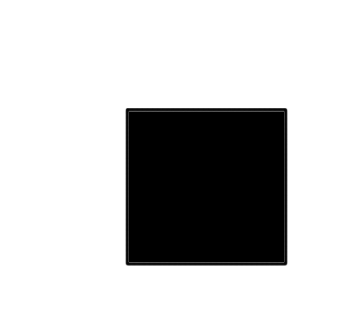
#> input picture image_processing/ipython notebooks/sample images/sample_image_6.png, 344 x 336 px, given in place of sample_image_6.jpg, which was not available
$ python image_processing_mark2.py
#> lines starting #> are read from the running program, lines starting #| are printed output that depends on the picture; after the words box and inside, x2 and y2 are one past the last pixel; in counts of white or black regions, pixels touching at a corner belong together; pictures that were not available may be replaced by others from this repository, and a replacement may not be noted
import cv2
import numpy as np
from PIL import Image

class image_processing() :

    def __init__(self) :
        self.gaussian_smoothing_kernel = [273,
        [[1,4 ,7 ,4 ,1],
         [4,16,26,16,4],
         [7,26,41,26,7],
         [4,16,26,16,4],
         [1,4 ,7 ,4 ,1]]]

        self.edge_detection_kernel = [1,
        [[-1,-1,-1],
         [-1, 8,-1],
         [-1,-1,-1]]]

        self.vertical_edge_detection_kernel = [1,
        [[-1,0,1],
         [-1,0,1],
         [-1,0,1]]]

        self.horizontal_edge_detection_kernel = [1,
        [[ 1, 1, 1],
         [ 0, 0, 0],
         [-1,-1,-1]]]

        self.testing_kernel = [23,
        [[-2,-2,-2,-2,-2,-2,-2,-2,-2],
         [-2,-1,-1,-1,-1,-1,-1,-1,-2],
         [-2,-1, 3, 3, 3, 3, 3,-1,-2],
         [-2,-1, 3, 2, 2, 2, 3,-1,-2],
         [-2,-1, 3, 2, 1, 2, 3,-1,-2],
         [-2,-1, 3, 2, 2, 2, 3,-1,-2],
         [-2,-1, 3, 3, 3, 3, 3,-1,-2],
         [-2,-1,-1,-1,-1,-1,-1,-1,-2],
         [-2,-2,-2,-2,-2,-2,-2,-2,-2]]]

        #---------testing-----------
        count = 0
        for row in self.testing_kernel[1] :
            for element in row :
                count += element
#> further down, image is the input picture: shape (336, 344); min 0, max 255, mean 199.5
        print(count)
        #--------------------------

    # [25 lines left out: functions greyscale_to_bnw, gaussian_filter, not called in this run]

    def edge_detection(self,image) :
        edge_detected_image = self.convolution(image,self.edge_detection_kernel[1])
        return edge_detected_image

    # [12 lines left out: function smoothened_edge_detection, not called in this run]

    def vertical_edge_detection(self,image) :
        #smoothened_edge_detection_image = self.convolution(self.gaussian_filter(image),self.vertical_edge_detection_kernel[1])
        smoothened_edge_detection_image = image
        return_image = []
        for row in smoothened_edge_detection_image :
            return_image.append([])
            for pixel in row :
                if(pixel < 50 or pixel > 200) :
                    return_image[-1].append(np.uint8(255))
                else :
                    return_image[-1].append(np.uint8(0))
#> after the loop, return_image = 336 items
        return np.array(return_image)
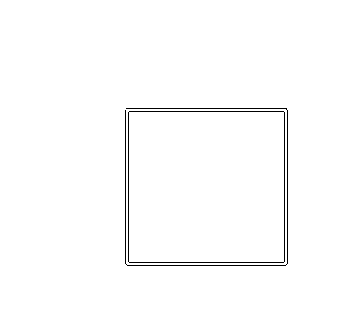
#> returned value: shape (336, 344); 98.9% white; black in thin lines or dots, all inside (x1, y1, x2, y2) = (125, 108, 288, 266)

    def horizontal_edge_detection(self,image) :
        #smoothened_edge_detection_image = self.convolution(self.gaussian_filter(image),self.horizontal_edge_detection_kernel[1])
        smoothened_edge_detection_image = image
        return_image = []
        for row in smoothened_edge_detection_image :
            return_image.append([])
            for pixel in row :
                if(pixel < 20 or pixel > 200) :
                    return_image[-1].append(np.uint8(255))
                else :
                    return_image[-1].append(pixel)
#> after the loop, return_image = 336 items
        return np.array(return_image)
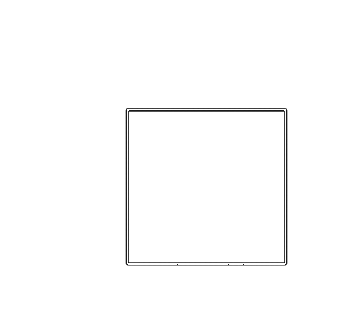
#> returned value: shape (336, 344); min 20, max 255, mean 252.5

    def combined_horizontal_and_vertical(self,image) :
        return_image  = []
        for row_vertical,row_horizontal in zip(self.vertical_edge_detection(image),self.horizontal_edge_detection(image)) :
            return_image.append([])
            for pixel_vertical,pixel_horizontal in zip(row_vertical,row_horizontal) :
                if(pixel_vertical < 50 or pixel_horizontal < 50) :
                    return_image[-1].append(np.uint8(0))
                else :
                    return_image[-1].append(np.uint8(255))
#> after the loop, return_image = 336 items

        #----------testing----------------
        # i = self.convolution(np.array(return_image),self.testing_kernel[1])
        # return_image = []
        # for row in i :
        #     return_image.append([])
        #     for pixel in row :
        #         if int(pixel) < 50 :
        #             return_image[-1].append(np.uint8(255))
        #         else :
        #             return_image[-1].append(np.uint8(0))
        # return(np.array(return_image))
        #---------------------------------

        return np.array(return_image)
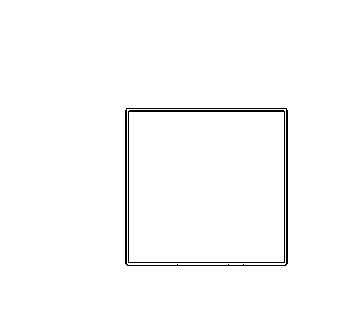
#> returned value: shape (336, 344); 98.5% white; black in thin lines or dots, all inside (x1, y1, x2, y2) = (125, 108, 288, 266)


    # [23 lines left out: function convolution, not called in this run]


impr = image_processing()
image = cv2.imread('sample_image_6.jpg',0)
cv2.imshow('image',image)
# [5 lines of commented-out code are left out]
cv2.imshow('vertical_edge_detection',impr.vertical_edge_detection(image))
cv2.imshow('horizontal_edge_detection',impr.horizontal_edge_detection(image))
cv2.imshow('combined_horizontal_and_vertical',impr.combined_horizontal_and_vertical(image))
cv2.waitKey(0)
cv2.destroyAllWindows()

$ run again, with image_processing/ipython notebooks/sample images/sample_image_3.png copied over image_processing/ipython notebooks/sample images/sample_image_6.png
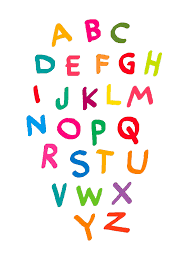
#> input picture image_processing/ipython notebooks/sample images/sample_image_3.png, 194 x 259 px, given in place of sample_image_6.jpg, which was not available
#> `image = cv2.imread('sample_image_6.jpg',0)`:
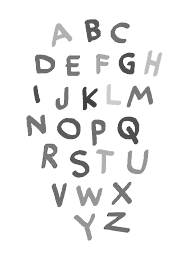
#> image: shape (259, 194); min 65, max 255, mean 240.7
#> after the loop in vertical_edge_detection, `for row in smoothened_edge_detection_image :`: return_image = 259 items
#> in vertical_edge_detection, `return np.array(return_image)`:
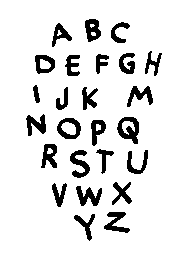
#> returned value: shape (259, 194); 89.6% white; 25 black regions, largest, box (x1, y1, x2, y2) and area: (117, 117, 139, 144) 332, (76, 186, 102, 206) 279, (70, 150, 90, 178) 276

$ run again, with image_processing/ipython notebooks/sample images/sample_image_4.png copied over image_processing/ipython notebooks/sample images/sample_image_6.png
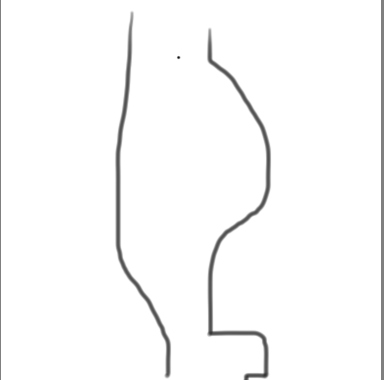
#> input picture image_processing/ipython notebooks/sample images/sample_image_4.png, 384 x 380 px, given in place of sample_image_6.jpg, which was not available
#> image is the input picture: shape (380, 384); min 16, max 255, mean 249.8
#> after the loop in vertical_edge_detection, `for row in smoothened_edge_detection_image :`: return_image = 380 items
#> in vertical_edge_detection, `return np.array(return_image)`:
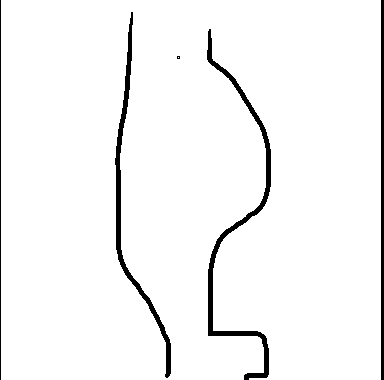
#> returned value: shape (380, 384); 96.2% white; 5 black regions (1 under 20 px), largest, box (x1, y1, x2, y2) and area: (207, 29, 271, 380) 2236, (115, 12, 171, 378) 1782, (381, 0, 384, 380) 1140, (0, 0, 1, 380) 380
